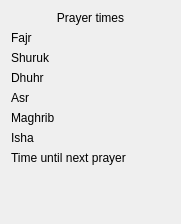
<?xml version="1.0" encoding="UTF-8"?>
<ui version="4.0">
 <class>PrayerTimesWidget</class>
 <widget class="QWidget" name="PrayerTimesWidget">
  <property name="geometry">
   <rect>
    <x>0</x>
    <y>0</y>
    <width>181</width>
    <height>224</height>
   </rect>
  </property>
  <property name="windowTitle">
   <string>Prayer Times</string>
  </property>
  <layout class="QVBoxLayout" name="verticalLayout">
   <item>
    <widget class="QLabel" name="label">
     <property name="text">
      <string>Prayer times</string>
     </property>
     <property name="alignment">
      <set>Qt::AlignCenter</set>
     </property>
    </widget>
   </item>
   <item>
    <layout class="QGridLayout" name="gridLayout">
     <item row="0" column="0">
      <widget class="QLabel" name="fajrLabel">
       <property name="text">
        <string>Fajr</string>
       </property>
      </widget>
     </item>
     <item row="0" column="1">
      <widget class="QLabel" name="fajrIcon">
       <property name="text">
        <string/>
       </property>
       <property name="pixmap">
        <pixmap>:/icons/icons/12/active.png</pixmap>
       </property>
      </widget>
     </item>
     <item row="0" column="2">
      <widget class="QLabel" name="fajrTime">
       <property name="text">
        <string/>
       </property>
      </widget>
     </item>
     <item row="1" column="0">
      <widget class="QLabel" name="shurukLabel">
       <property name="text">
        <string>Shuruk</string>
       </property>
      </widget>
     </item>
     <item row="1" column="1">
      <widget class="QLabel" name="shurukIcon">
       <property name="text">
        <string/>
       </property>
      </widget>
     </item>
     <item row="1" column="2">
      <widget class="QLabel" name="shurukTime">
       <property name="text">
        <string/>
       </property>
      </widget>
     </item>
     <item row="2" column="0">
      <widget class="QLabel" name="dhurLabel">
       <property name="text">
        <string>Dhuhr</string>
       </property>
      </widget>
     </item>
     <item row="2" column="1">
      <widget class="QLabel" name="dhurIcon">
       <property name="text">
        <string/>
       </property>
      </widget>
     </item>
     <item row="2" column="2">
      <widget class="QLabel" name="dhurTime">
       <property name="text">
        <string/>
       </property>
      </widget>
     </item>
     <item row="3" column="0">
      <widget class="QLabel" name="asrLabel">
       <property name="text">
        <string>Asr</string>
       </property>
      </widget>
     </item>
     <item row="3" column="1">
      <widget class="QLabel" name="asrIcon">
       <property name="text">
        <string/>
       </property>
      </widget>
     </item>
     <item row="3" column="2">
      <widget class="QLabel" name="asrTime">
       <property name="text">
        <string/>
       </property>
      </widget>
     </item>
     <item row="4" column="0">
      <widget class="QLabel" name="maghribabel">
       <property name="text">
        <string>Maghrib</string>
       </property>
      </widget>
     </item>
     <item row="4" column="1">
      <widget class="QLabel" name="maghribIcon">
       <property name="text">
        <string/>
       </property>
      </widget>
     </item>
     <item row="4" column="2">
      <widget class="QLabel" name="maghribTime">
       <property name="text">
        <string/>
       </property>
      </widget>
     </item>
     <item row="5" column="0">
      <widget class="QLabel" name="ishaLabel">
       <property name="text">
        <string>Isha</string>
       </property>
      </widget>
     </item>
     <item row="5" column="1">
      <widget class="QLabel" name="ishaIcon">
       <property name="text">
        <string/>
       </property>
      </widget>
     </item>
     <item row="5" column="2">
      <widget class="QLabel" name="ishaTime">
       <property name="text">
        <string/>
       </property>
      </widget>
     </item>
    </layout>
   </item>
   <item>
    <layout class="QHBoxLayout" name="horizontalLayout">
     <item>
      <widget class="QLabel" name="untilLabel">
       <property name="text">
        <string>Time until next prayer</string>
       </property>
      </widget>
     </item>
     <item>
      <widget class="QLabel" name="untilTime">
       <property name="text">
        <string/>
       </property>
      </widget>
     </item>
    </layout>
   </item>
   <item>
    <spacer name="verticalSpacer">
     <property name="orientation">
      <enum>Qt::Vertical</enum>
     </property>
     <property name="sizeHint" stdset="0">
      <size>
       <width>20</width>
       <height>40</height>
      </size>
     </property>
    </spacer>
   </item>
  </layout>
 </widget>
 <resources/>
 <connections/>
</ui>
